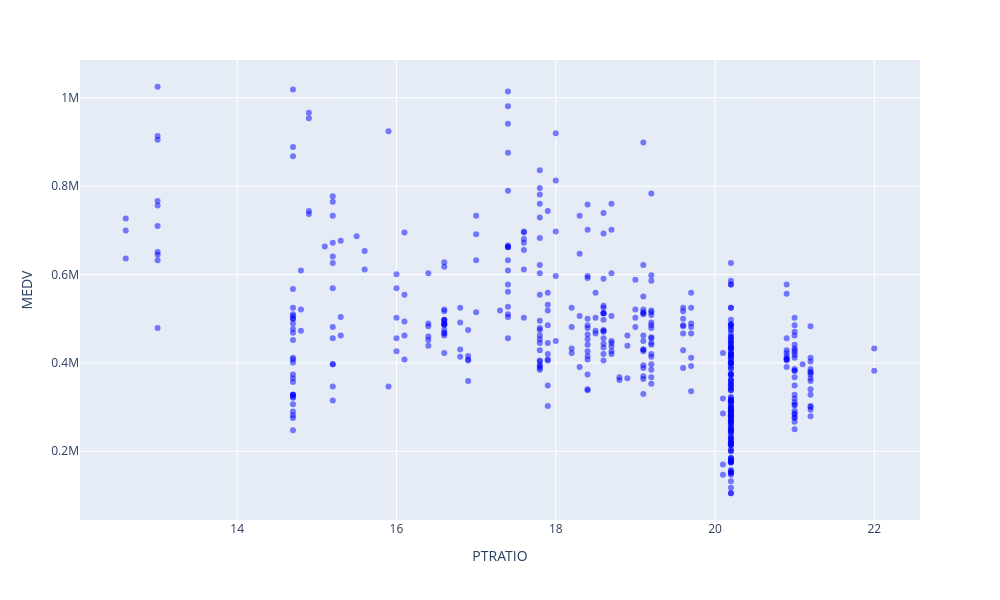

This figure's notebook cell:
### Code cell
import plotly.express as px

fig = px.scatter(
    data_frame=data,
    x='PTRATIO',
    y='MEDV',
    opacity=0.5
)

fig.update_traces(marker=dict(color='blue'))

fig.update_layout(
    width=1000,
    height=600
)

fig.show()

### Figure 1 — Plotly figure (JSON) as saved in the notebook; plotly's stock layout.template omitted (floating-point values rounded to 4 significant figures; data arrays with more than 128 entries replaced by an {"elided": "..."} marker saying what was removed)
{"data": [{"hovertemplate": "PTRATIO=%{x}<br>MEDV=%{y}<extra></extra>", "legendgroup": "", "marker": {"color": "blue", "opacity": 0.5, "symbol": "circle"}, "mode": "markers", "name": "", "orientation": "v", "showlegend": false, "type": "scatter", "x": {"elided": "489 float values"}, "xaxis": "x", "y": {"elided": "489 float values"}, "yaxis": "y"}], "layout": {"height": 600, "legend": {"tracegroupgap": 0}, "margin": {"t": 60}, "width": 1000, "xaxis": {"anchor": "y", "domain": [0, 1], "title": {"text": "PTRATIO"}}, "yaxis": {"anchor": "x", "domain": [0, 1], "title": {"text": "MEDV"}}}}
